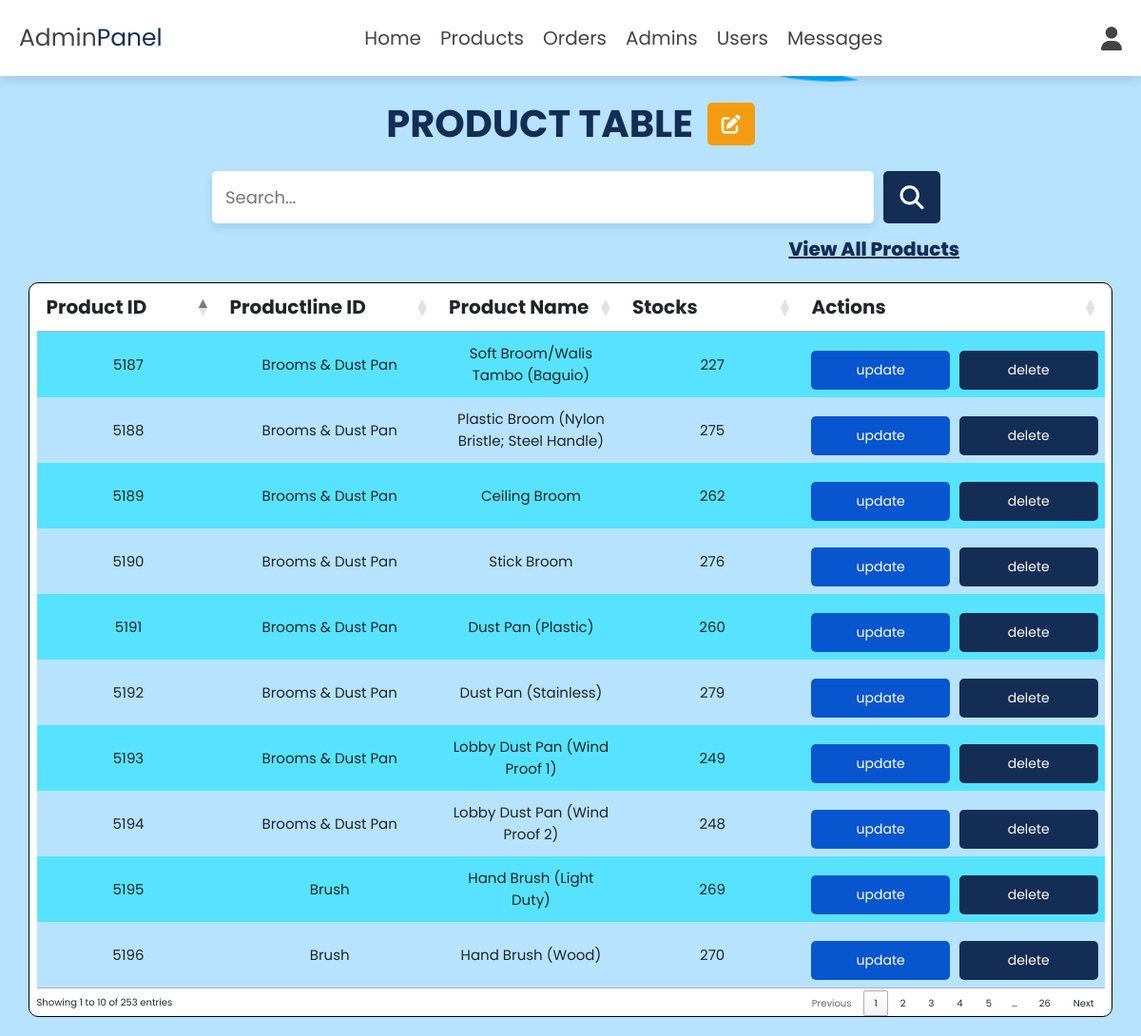
Screenshot of /admin/product_table.php (signed in) with the database file from the repository.
### tables this page shows
CREATE TABLE IF NOT EXISTS `products` (
  `id` int(100) NOT NULL AUTO_INCREMENT,
  `Productline_ID` int(11) NOT NULL,
  `ProductlineName` varchar(255) NOT NULL DEFAULT '',
  `name` varchar(100) NOT NULL,
  `details` varchar(500) NOT NULL,
  `price` int(10) NOT NULL,
  `image_01` varchar(100) NOT NULL,
  `image_02` varchar(100) NOT NULL,
  `image_03` varchar(100) NOT NULL,
  `product_stock` int(255) DEFAULT NULL,
  PRIMARY KEY (`id`)
);

### admin/product_table.php (the view, shortened to what this page needs)
<?php
include '../components/connect.php';
include '../components/admin_header.php';
?>
<!DOCTYPE html>
<html lang="en">
<head>
   <link rel="stylesheet" href="https://cdnjs.cloudflare.com/ajax/libs/bootstrap/5.3.0/css/bootstrap.min.css">
   <link rel="stylesheet" href="../css/admin_style.css">
   <link rel="stylesheet" href="https://cdnjs.cloudflare.com/ajax/libs/font-awesome/6.1.1/css/all.min.css">
   <link rel="stylesheet" type="text/css" href="https://cdn.datatables.net/1.11.3/css/jquery.dataTables.min.css"/>
</head>
<body>
<section class="product_table">
<b h1 class="heading" style="display: flex; justify-content: center; align-content: center;">product table<button type="submit" class="fas fa-edit" style="margin:8px 0 0 15px;" name="update_qty" id="myBtnsss"></button></h1></b>
<div class="search-form">
   <form>
      <input type="text" id="datatableSearch" placeholder="Search...">
      <button type="button" id="datatableSearchButton"><i class="fas fa-search"></i></button>
   </form>
</div>
<a href="products.php" class="history" style="text-align: left;">View All Products</a>
<div class ="container">
   <table id ="ordersTable">
      <thead>
      <tr>
         <th>Product ID</th>
         <th>Productline ID</th>
         <th>Product Name</th>
         <th>Stocks</th>
         <th>Actions</th>
      </tr>
      </thead>
      <tbody>
</div>
      <?php
$select_products = $conn->prepare("SELECT * FROM `products`");
$select_products->execute();
if ($select_products->rowCount() > 0) {
    while ($fetch_products = $select_products->fetch(PDO::FETCH_ASSOC)) {
      ?>
      <tr>
         <td><?=$fetch_products['id']; ?></td>
         <td><?=$fetch_products['ProductlineName']; ?></td>
         <td><?=$fetch_products['name']; ?></td>
         <td><?=$fetch_products['product_stock']; ?></td>
         <td>
            <div class="flex-btn">
               <a href="update_product.php?update=<?= $fetch_products['id']; ?>" class="option-btn">update</a>
               <a href="product_table.php?delete=<?= $fetch_products['id']; ?>" class="delete-btn" onclick="return confirm('delete this product?');">delete</a>
            </div>
         </td>
      </tr>
      <?php
            }
         } elseif ($select_products->rowCount() > 0 && $select_product->rowCount() <= 0) {
            echo '</table> <p class="empty">no products found!</p>';
        }
      ?>
</section>
</body>

### css/admin_style.css (style rules this page uses)
:root { --main-color:#142d55; --black:#444; --lightblue:#4b92ff; --aquamarine:#57e3ff; --blue: #0856cf; --white:#fff; --light-color:#B7E3FF; --light-bg:#f5f5f5; --orange:#f39c12; --red: #ff6969; --box-shadow:0 .5rem 1rem rgba(0,0,0,.1); --modal-duration: 1s; --modal-color: #428bca; }
* { font-family: 'Poppins', sans-serif; margin:0; padding:0; box-sizing: border-box; outline: none; border:none; text-decoration: none; }
html { font-size: 62.5%; overflow-x: hidden; }
body { background-color: var(--light-color); background-image: url('../images/gemstar.png'); background-repeat: no-repeat; background-size: 50%; background-position: 105% -90%; background-blend-mode:color-burn; background-attachment: fixed; }
section { padding:2rem; min-width: 100%; margin:0 auto; border-radius: 2rem; }
.heading { font-size: 4rem; color:var(--main-color); margin-bottom: 2rem; text-align: center; text-transform: uppercase; }
.btn, .btns, .delete-btn, .option-btn { display: flex; width: 100%; margin-top: 1.2rem; border-radius: .5rem; padding:1rem 3rem; font-size: 1.4rem; color:var(--white); cursor: pointer; text-align: center; justify-content: center; align-content: flex-end; }
.option-btn { background-color: var(--lightblue); }
.delete-btn { background-color: var(--main-color); }
.flex-btn { display: flex; gap:1rem; justify-content: flex-end; position: relative; }
.fa-edit { height: 4.5rem; border-radius: .5rem; background-color: var(--orange); width: 5rem; font-size: 2rem; color:var(--white); cursor: pointer; }
a.history { display: flex; margin: 0 7%; padding: 0 20px 0 0; color: var(--main-color); font-size: 2rem; font-family: 'Poppins'; justify-content: right; width: 80%; font-weight:800; text-decoration: underline; margin-top: 1%; }
.option-btn { background-color: var(--blue); }
.search-form form { display: flex; gap:1rem; }
.search-form form input { width: 60%; border:var(--border); border-radius: .5rem; background-color: var(--white); box-shadow: var(--box-shadow); padding:1.4rem; margin-left: 17.5%; font-size: 1.8rem; color:var(--black); }
.search-form form button { font-size: 2.5rem; height: 5.5rem; line-height: 5.5rem; background-color: var(--main-color); cursor: pointer; color:var(--white); border-radius: .5rem; width: 6rem; text-align: center; }

### admin/product_table.php (style rules this page uses)
.search-form form { display: flex; gap:1rem; }
.search-form form input { width: 60%; border:var(--border); border-radius: .5rem; background-color: var(--white); box-shadow: var(--box-shadow); padding:1.4rem; margin-left: 17.5%; font-size: 1.8rem; color:var(--black); }
.search-form form button { font-size: 2.5rem; height: 5.5rem; line-height: 5.5rem; background-color: var(--main-color); cursor: pointer; color:var(--white); border-radius: .5rem; width: 6rem; text-align: center; }
.sorting { font-style: 'Poppins'; font-size:2rem; font-weight: bolder; justify-content: center; text-align: center; }
.sorting_1 { font-style: 'Poppins'; font-size:1.5rem; justify-content: center; text-align: center; }
td { font-style: 'Poppins'; font-size:1.5rem; justify-content: center; text-align: center; width: 10%; }
a.option-btn { text-decoration: none; }
a.delete-btn { text-decoration: none; }
.container { margin-top: 2rem; width: 100vw; display: block; overflow: auto; align-items: center; text-align: center; border: 1px solid black; border-radius: 10px; border-collapse: collapse; background-color: white; }
#ordersTable tr:nth-child(even) { background-color: #B7E3FF !important; }
#ordersTable tr:nth-child(odd) { background-color: #57e3ff!important; ; }
#ordersTable tr:nth-child(1) { background-color: #57e3ff!important; ; }

### rows the page displays
products: id "5187", ProductlineName "Brooms & Dust Pan", name "Soft Broom/Walis Tambo (Baguio)", product_stock "227"
products: id "5188", ProductlineName "Brooms & Dust Pan", name "Plastic Broom (Nylon Bristle; Steel Handle)", product_stock "275"
products: id "5189", ProductlineName "Brooms & Dust Pan", name "Ceiling Broom", product_stock "262"
products: id "5190", ProductlineName "Brooms & Dust Pan", name "Stick Broom", product_stock "276"
products: id "5191", ProductlineName "Brooms & Dust Pan", name "Dust Pan (Plastic)", product_stock "260"
products: id "5192", ProductlineName "Brooms & Dust Pan", name "Dust Pan (Stainless)", product_stock "279"
products: id "5193", ProductlineName "Brooms & Dust Pan", name "Lobby Dust Pan (Wind Proof 1)", product_stock "249"
products: id "5194", ProductlineName "Brooms & Dust Pan", name "Lobby Dust Pan (Wind Proof 2)", product_stock "248"
products: id "5195", ProductlineName "Brush", name "Hand Brush (Light Duty)", product_stock "269"
products: id "5196", ProductlineName "Brush", name "Hand Brush (Wood)", product_stock "270"
